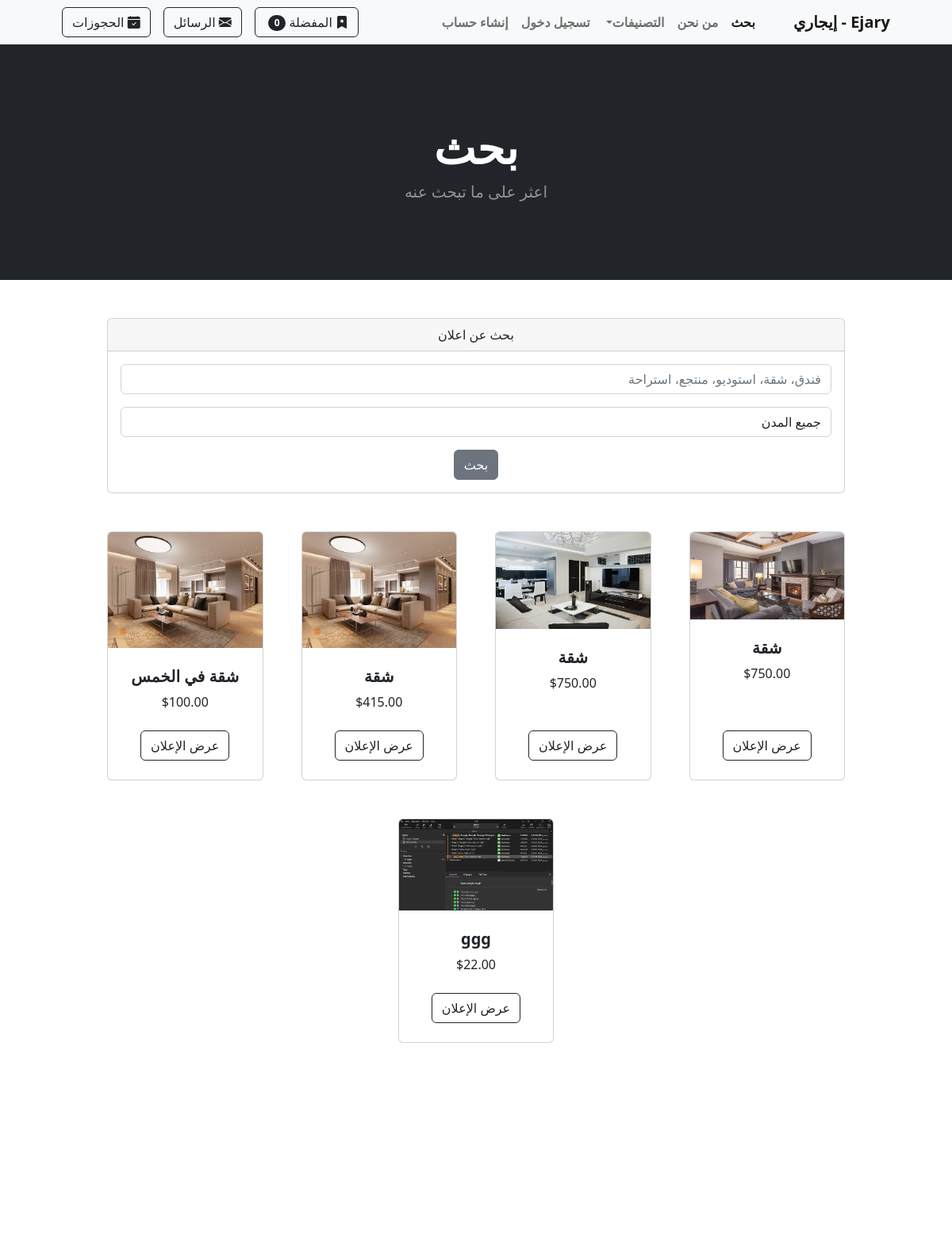
/search/ (upper part), run on an earlier commit of the app's database.
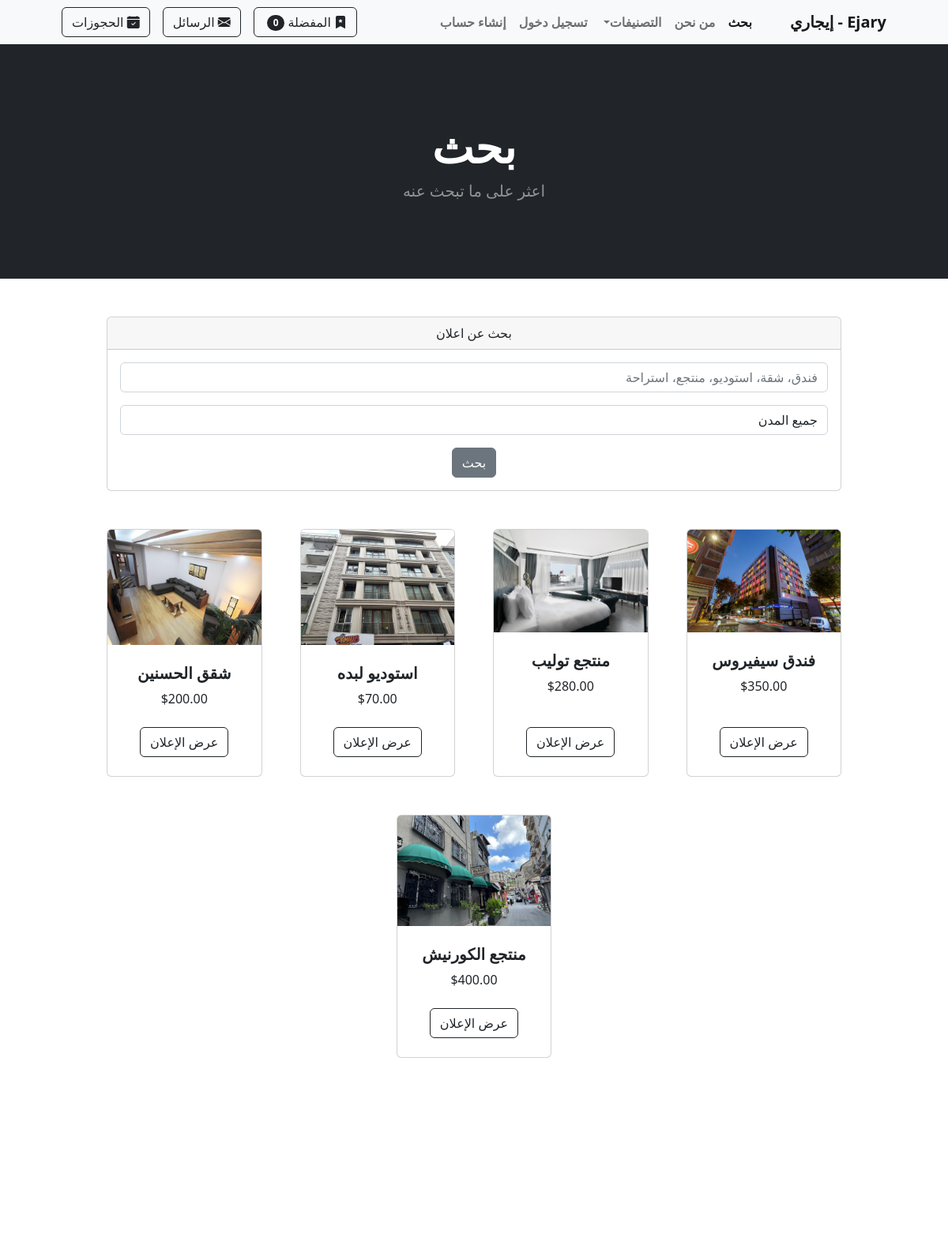
And on a later commit of the database.
### store/models.py (models this page shows, shortened)
class Product(models.Model):
    name = models.CharField(max_length=100)
    price = models.DecimalField(default=0, decimal_places=2, max_digits=6)
    category = models.ForeignKey(Category, on_delete=models.CASCADE, default=1)
    description = models.CharField(max_length=250, default='', blank=True, null=True)
    image = models.ImageField(upload_to='uploads/product/')
    is_sale = models.BooleanField(default=False)
    sale_price = models.DecimalField(default=0, decimal_places=2, max_digits=6)
    user = models.ForeignKey(User, on_delete=models.CASCADE)  # المستخدم الذي أضاف الإعلان
    city = models.ForeignKey(City, on_delete=models.CASCADE, null=True, blank=True)  # المدينة
    phone_number = models.CharField(
        max_length=10,
        validators=[
            RegexValidator(
                regex=r'^(092|091|094|093)\d{7}$',
                message="Phone number must start with 092, 091, 094, or 093 and be 10 digits long."
            )
        ],
        help_text="Enter a valid phone number starting with 092, 091, 094, or 093."
    )

### store/views.py (the view)
# urls.py: path('search/', views.search, name='search'),
def search(request):
    query = request.POST.get('searched', '')  # جلب النص المدخل
    city_name = request.POST.get('city', '')  # جلب المدينة (إذا تم اختيارها)
    products = Product.objects.all()
    if query:  # إذا كان هناك نص بحث
        products = products.filter(
            Q(name__icontains=query) | Q(description__icontains=query)
        )
    if city_name:  # إذا تم اختيار مدينة
        products = products.filter(city__name__icontains=city_name)
    cities = City.objects.all()  # جلب كل المدن
    return render(request, 'search.html', {
        'searched': products,
        'query': query,
        'cities': cities,
        'selected_city': city_name
    })

### cart/cart.py (called while the page is built)
	def __len__(self):
		return len(self.cart)

### cart/context_processors.py (called while the page is built)
def cart(request):
	return {'cart': Cart(request)}

### store/views.py (called while the page is built)
def categories_processor(request):
    return {
        'categories': Category.objects.all()
    }

def base_context(request):
    if request.user.is_authenticated:
        unread_count = ChatMessage.objects.filter(receiver=request.user, is_read=False).count()
    else:
        unread_count = 0
    return {'unread_count': unread_count}

### store/templates/search.html (shortened to what the changed rows need)
{% extends 'base.html' %}
{% block content %}
<header class="bg-dark py-5">
    <div class="container px-4 px-lg-5 my-5">
        <div class="text-center text-white">
            <h1 class="display-4 fw-bolder">بحث</h1>
        </div>
    </div>
</header>
<div class="container">
    <div class="row">
        <center>
            <div class="col-10">
                <br/><br/>
                <br/><br/>
                <div class="row gx-4 gx-lg-5 row-cols-2 row-cols-md-3 row-cols-xl-4 justify-content-center">
                    {% if searched %}
                    {% for product in searched %}
                    {% if product.is_sale %}
                    <div class="col mb-5">
                        <div class="card h-100">
                            <div class="badge bg-dark text-white position-absolute" style="top: 0.5rem; right: 0.5rem">Sale</div>
                            <img class="card-img-top" src="{{ product.image.url }}" alt="..." />
                            <div class="card-body p-4">
                                <div class="text-center">
                                    <h5 class="fw-bolder">{{ product.name }}</h5>
                                    <div class="d-flex justify-content-center small text-warning mb-2">
                                        <div class="bi-star-fill"></div>
                                        &nbsp;&nbsp;Sale!&nbsp;&nbsp;
                                        <div class="bi-star-fill"></div>
                                    </div>
                                    <strike>
                                        ${{ product.price }}
                                    </strike>
                                    &nbsp;
                                    ${{ product.sale_price }}
                                </div>
                            </div>
                            <div class="card-footer p-4 pt-0 border-top-0 bg-transparent">
                                <div class="text-center">
                                    <a class="btn btn-outline-dark mt-auto" href="{% url 'product' product.id  %}">عرض الإعلان</a>
                                </div>
                            </div>
                        </div>
                    </div>
                    {% else %}
                    <div class="col mb-5">
                        <div class="card h-100">
                            <img class="card-img-top" src="{{ product.image.url }}" alt="..." />
                            <div class="card-body p-4">
                                <div class="text-center">
                                    <h5 class="fw-bolder">{{ product.name }}</h5>
                                    ${{ product.price }}
                                </div>
                            </div>
                            <div class="card-footer p-4 pt-0 border-top-0 bg-transparent">
                                <div class="text-center">
                                    <a class="btn btn-outline-dark mt-auto" href="{% url 'product' product.id %}">عرض الإعلان</a>
                                </div>
                            </div>
                        </div>
                    </div>
                    {% endif %}
                    {% endfor %}
                    {% endif %}
                </div>
                <br/><br/><br/><br/><br/><br/><br/><br/><br/><br/><br/><br/><br/><br/>
            </div>
        </center>
    </div>
</div>
{% endblock %}

What changed in the data, as far as the page shows it:
removed Product: image (picture), name "شقة", price "750.00"
removed Product: image (picture), name "شقة", price "750.00"
removed Product: image (picture), name "شقة", price "415.00"
removed Product: image (picture), name "شقة في الخمس", price "100.00"
removed Product: image (picture), name "ggg", price "22.00"
added Product: image (picture), name "فندق سيفيروس", price "350.00"
added Product: image (picture), name "منتجع توليب", price "280.00"
added Product: image (picture), name "استوديو لبده", price "70.00"
added Product: image (picture), name "شقق الحسنين", price "200.00"
added Product: image (picture), name "منتجع الكورنيش", price "400.00"
